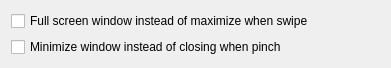
<?xml version="1.0" encoding="UTF-8"?>
<ui version="4.0">
 <class>Form</class>
 <widget class="QWidget" name="Form">
  <property name="geometry">
   <rect>
    <x>0</x>
    <y>0</y>
    <width>391</width>
    <height>66</height>
   </rect>
  </property>
  <property name="sizePolicy">
   <sizepolicy hsizetype="Fixed" vsizetype="Fixed">
    <horstretch>0</horstretch>
    <verstretch>0</verstretch>
   </sizepolicy>
  </property>
  <layout class="QVBoxLayout" name="verticalLayout_3">
   <item>
    <layout class="QVBoxLayout" name="verticalLayout_2">
     <item>
      <widget class="QCheckBox" name="kcfg_MaximizeOrFullscreen">
       <property name="text">
        <string>Full screen window instead of maximize when swipe</string>
       </property>
      </widget>
     </item>
     <item>
      <widget class="QCheckBox" name="kcfg_CloseOrMinimize">
       <property name="text">
        <string>Minimize window instead of closing when pinch</string>
       </property>
      </widget>
     </item>
    </layout>
   </item>
  </layout>
 </widget>
 <resources/>
 <connections/>
</ui>
